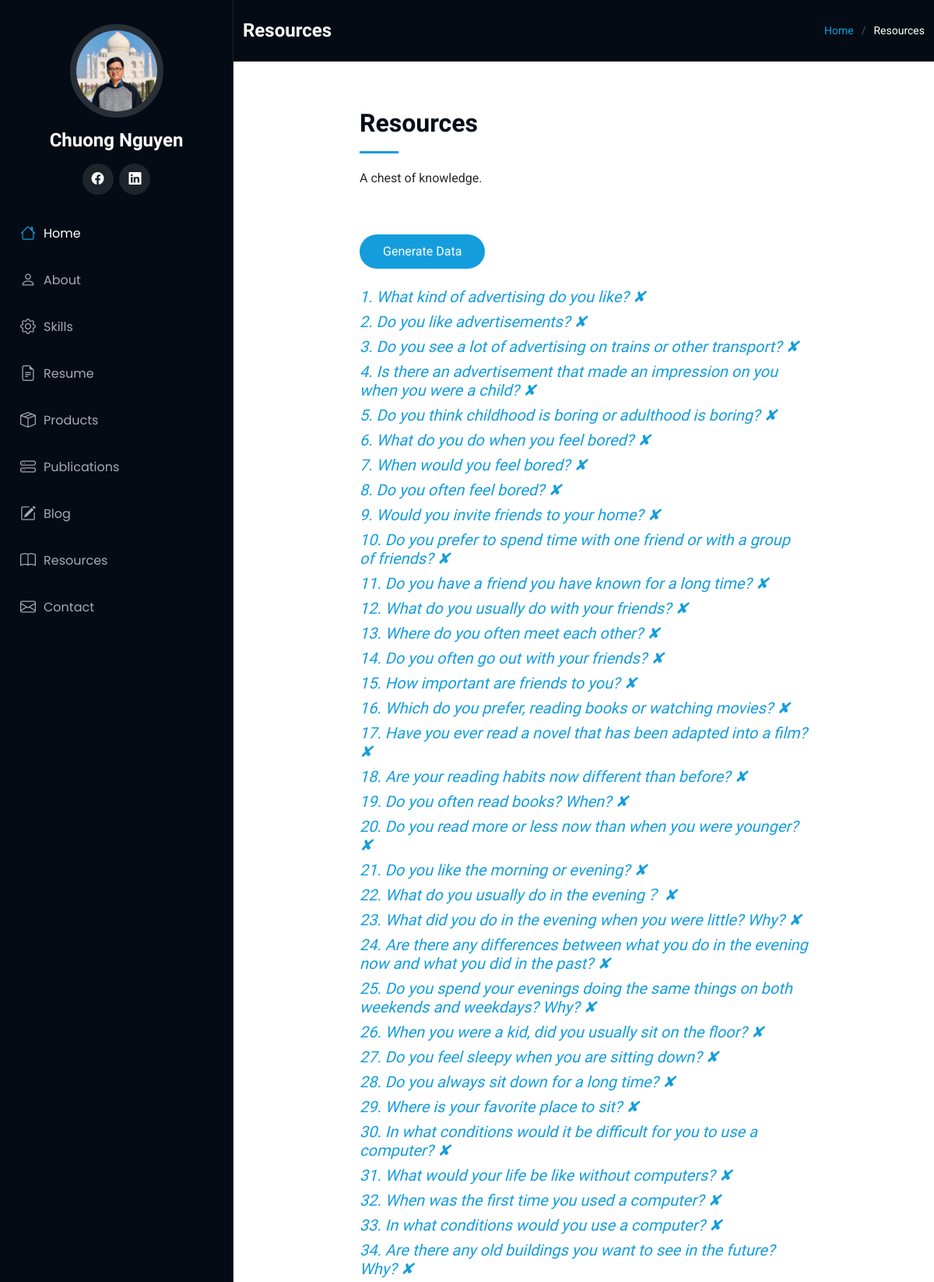
/resources (signed in, upper part), run on the app's committed database.
### main.py (models this page shows)
class SpeakingEnglish(db.Model):
    __tablename__ = "speaking"
    id: Mapped[int] = mapped_column(Integer, primary_key=True)
    topic: Mapped[str] = mapped_column(String(300), nullable=False)
    solution: Mapped[str] = mapped_column(Text, nullable=False)

### main.py (the view)
@app.route('/resources', methods=['GET', 'POST'])
def resources():
    topic_data = db.session.execute(db.select(SpeakingEnglish)).scalars()
    generate_data = GenerateButton()
    if generate_data.validate_on_submit():
        topics_bank = web_scrapping()
        with open('static/assets/files/speaking-part-one.csv', 'a', newline='') as data_file:
            writer = csv.writer(data_file)
            writer.writerow(topics_bank)
        return redirect(url_for('write_to_csv'))
    return render_template('resources.html', generate_button=generate_data, topics=topic_data, current_user=current_user)

### main.py
class GenerateButton(FlaskForm):
    generate = SubmitField('Generate Data')

### main.py (called while the page is built)
@login_manager.user_loader
def load_user(user_id):
    return db.get_or_404(User, user_id)

### templates/resources.html (shortened to what this page needs)
{% from 'bootstrap5/form.html' import render_form %}
{% extends 'base.html' %}
  {% block content %}
  <main class="main">
    <div class="page-title dark-background">
      <div class="container d-lg-flex justify-content-between align-items-center">
        <h1 class="mb-2 mb-lg-0">Resources</h1>
        <nav class="breadcrumbs">
          <ol>
            <li><a href="{{url_for('home')}}">Home</a></li>
            <li class="current">Resources</li>
          </ol>
        </nav>
      </div>
    </div>
    <section id="starter-section" class="starter-section section">
      <div class="container section-title" data-aos="fade-up">
        <div class="row">
          <div class="col-lg-8 mx-auto">
            <h2>Resources</h2>
            <p>A chest of knowledge.</p>
          </div>
        </div>
      </div>
      {% if current_user.id == 1: %}
      <div class="container">
        <div class="row">
          <div class="col-lg-8 mx-auto pb-4">
            {{render_form(generate_button)}}
          </div>
        </div>
      </div>
      {% endif %}
      {% for topic in topics:%}
      <div class="container" data-aos="fade-up">
        <div class="row">
          <div class="col-lg-8 mx-auto rounded text-body-emphasis">
            <h5 class="display-8 fst-italic"><a href="{{url_for('resource_detail', topic_id=topic.id)}}">{{topic.id}}. {{topic.topic}}</a>
            {% if current_user.id == 1:%}
              <a href="{{url_for('delete_topic', topic_id=topic.id)}}">✘</a>
            {% endif %}
            </h5>
          </div>
        </div>
      </div>
      {% endfor %}
    </section>
  </main>
  {% endblock %}

### templates/base.html (shortened to what this page needs)
<!DOCTYPE html>
<html lang="en">
<head>
  <link href="static/assets/vendor/bootstrap/css/bootstrap.min.css" rel="stylesheet">
  <link href="static/assets/vendor/bootstrap-icons/bootstrap-icons.css" rel="stylesheet">
  <link href="static/assets/vendor/aos/aos.css" rel="stylesheet">
  <link href="static/assets/vendor/glightbox/css/glightbox.min.css" rel="stylesheet">
  <link href="static/assets/vendor/swiper/swiper-bundle.min.css" rel="stylesheet">
  <link href="static/assets/css/main.css" rel="stylesheet">
</head>
<body>
  <header id="header" class="header dark-background d-flex flex-column p-3">
    <div class="profile-img">
      <img src="static/assets/img/chuong-ava.jpg" alt="" class="img-fluid rounded-circle">
    </div>
    <a href="index.html" class="logo d-flex align-items-center justify-content-center">
      <h1 class="sitename">Chuong Nguyen</h1>
    </a>
    <div class="social-links text-center">
      <a href="https://www.facebook.com/cnn1211/" class="facebook"><i class="bi bi-facebook"></i></a>
      <a href="https://www.linkedin.com/in/chuongnguyen94/" class="linkedin"><i class="bi bi-linkedin"></i></a>
    </div>
    <nav id="navmenu" class="navmenu mb-auto">
      {% if not is_not_home: %}
      <ul>
        <li><a href="#" class="active"><i class="bi bi-house navicon"></i>Home</a></li>
        <li><a href="#about"><i class="bi bi-person navicon"></i> About</a></li>
        <li><a href="#skills"><i class="bi-gear navicon"></i> Skills</a></li>
        <li><a href="#resume"><i class="bi bi-file-earmark-text navicon"></i> Resume</a></li>
        <li><a href="#portfolio"><i class="bi bi-box-seam navicon"></i> Products</a></li>
        <li><a href="#publications"><i class="bi bi-hdd-stack navicon"></i> Publications</a></li>
        <li><a href="{{url_for('show_all_posts')}}"><i class="bi bi-pencil-square navicon"></i> Blog</a></li>
        <li><a href="{{url_for('resources')}}"><i class="bi bi-book navicon"></i> Resources</a></li>
        <li><a href="#contact"><i class="bi bi-envelope navicon"></i> Contact</a></li>
      </ul>
      {% endif %}
    </nav>
  </header>
  {% block content %} {% endblock %}
</body>
</html>

### static/assets/css/main.css (style rules this page uses)
:root { --default-font: "Roboto", system-ui, -apple-system, "Segoe UI", Roboto, "Helvetica Neue", Arial, "Noto Sans", "Liberation Sans", sans-serif, "Apple Color Emoji", "Segoe UI Emoji", "Segoe UI Symbol", "Noto Color Emoji"; --heading-font: "Raleway", sans-serif; --nav-font: "Poppins", sans-serif; }
:root { --background-color: #ffffff; --default-color: #272829; --heading-color: #050d18; --accent-color: #149ddd; --surface-color: #ffffff; --contrast-color: #ffffff; }
:root { --nav-color: #a8a9b4; --nav-hover-color: #ffffff; --nav-mobile-background-color: #040b14; --nav-dropdown-background-color: #040b14; --nav-dropdown-color: #a8a9b4; --nav-dropdown-hover-color: #ffffff; }
.dark-background { --background-color: #040b14; --default-color: #ffffff; --heading-color: #ffffff; --surface-color: #151f2b; --contrast-color: #ffffff; }
:root { scroll-behavior: smooth; }
body { color: var(--default-color); background-color: var(--background-color); font-family: var(--default-font); }
a { color: var(--accent-color); text-decoration: none; transition: 0.3s; }
h1, h2, h3, h4, h5, h6 { color: var(--heading-color); font-family: var(--heading-font); }
.header { color: var(--default-color); background-color: var(--background-color); position: fixed; top: 0; left: 0; bottom: 0; padding: 0 15px; width: 300px; transition: all ease-in-out 0.3s; overflow-y: auto; z-index: 997; border-right: 1px solid color-mix(in srgb, var(--default-color), transparent 90%); }
.header .profile-img img { margin: 15px auto; display: block; width: 120px; border: 8px solid color-mix(in srgb, var(--default-color), transparent 85%); }
.header .logo { line-height: 1; margin-bottom: 15px; }
.header .logo h1 { font-size: 24px; margin: 0; font-weight: 700; color: var(--heading-color); }
.header .social-links { margin: 0 0 20px 0; }
.header .social-links a { font-size: 16px; display: inline-flex; align-items: center; justify-content: center; background: color-mix(in srgb, var(--default-color), transparent 90%); color: var(--default-color); margin: 0 2px; border-radius: 50%; text-align: center; width: 40px; height: 40px; transition: 0.3s; }
@media (min-width: 1200px) { .header~main, .header~#footer { margin-left: 300px; } }
.navmenu { padding: 0; z-index: 9997; }
.navmenu ul { list-style: none; padding: 0 0 20px 0; margin: 0; }
.navmenu a, .navmenu a:focus { color: var(--nav-color); padding: 15px 10px; font-family: var(--nav-font); font-size: 16px; font-weight: 400; display: flex; align-items: center; white-space: nowrap; transition: 0.3s; width: 100%; }
.navmenu a .navicon, .navmenu a:focus .navicon { font-size: 20px; margin-right: 10px; }
.navmenu a:hover, .navmenu .active, .navmenu .active:focus { color: var(--nav-hover-color); }
.navmenu a:hover .navicon, .navmenu .active .navicon, .navmenu .active:focus .navicon { color: var(--accent-color); }
.page-title { color: var(--default-color); background-color: var(--background-color); padding: 25px 0; position: relative; }
.page-title h1 { font-size: 24px; font-weight: 700; }
.page-title .breadcrumbs ol { display: flex; flex-wrap: wrap; list-style: none; padding: 0; margin: 0; font-size: 14px; font-weight: 400; }
.page-title .breadcrumbs ol li+li { padding-left: 10px; }
.page-title .breadcrumbs ol li+li::before { content: "/"; display: inline-block; padding-right: 10px; color: color-mix(in srgb, var(--default-color), transparent 70%); }
section, .section { color: var(--default-color); background-color: var(--background-color); padding: 60px 0; overflow: clip; }
.section-title { padding-bottom: 60px; position: relative; }
.section-title h2 { font-size: 32px; font-weight: 700; margin-bottom: 20px; padding-bottom: 20px; position: relative; }
.section-title h2:after { content: ""; position: absolute; display: block; width: 50px; height: 3px; background: var(--accent-color); left: 0; bottom: 0; }
.section-title p { margin-bottom: 0; }

### data on the page
SpeakingEnglish: id "1", topic "What kind of advertising do you like?"
SpeakingEnglish: id "2", topic "Do you like advertisements?"
SpeakingEnglish: id "3", topic "Do you see a lot of advertising on trains or other transport?"
SpeakingEnglish: id "4", topic "Is there an advertisement that made an impression on you when you were a child?"
SpeakingEnglish: id "5", topic "Do you think childhood is boring or adulthood is boring?"
SpeakingEnglish: id "6", topic "What do you do when you feel bored?"
SpeakingEnglish: id "7", topic "When would you feel bored?"
SpeakingEnglish: id "8", topic "Do you often feel bored?"
SpeakingEnglish: id "9", topic "Would you invite friends to your home?"
SpeakingEnglish: id "10", topic "Do you prefer to spend time with one friend or with a group of friends?"
SpeakingEnglish: id "11", topic "Do you have a friend you have known for a long time?"
SpeakingEnglish: id "12", topic "What do you usually do with your friends?"
SpeakingEnglish: id "13", topic "Where do you often meet each other?"
SpeakingEnglish: id "14", topic "Do you often go out with your friends?"
SpeakingEnglish: id "15", topic "How important are friends to you?"
SpeakingEnglish: id "16", topic "Which do you prefer, reading books or watching movies?"
SpeakingEnglish: id "17", topic "Have you ever read a novel that has been adapted into a film?"
SpeakingEnglish: id "18", topic "Are your reading habits now different than before?"
SpeakingEnglish: id "19", topic "Do you often read books? When?"
SpeakingEnglish: id "20", topic "Do you read more or less now than when you were younger?"
SpeakingEnglish: id "21", topic "Do you like the morning or evening?"
SpeakingEnglish: id "22", topic "What do you usually do in the evening？"
SpeakingEnglish: id "23", topic "What did you do in the evening when you were little? Why?"
SpeakingEnglish: id "24", topic "Are there any differences between what you do in the evening now and what you did in the past?"
SpeakingEnglish: id "25", topic "Do you spend your evenings doing the same things on both weekends and weekdays? Why?"
SpeakingEnglish: id "26", topic "When you were a kid, did you usually sit on the floor?"
SpeakingEnglish: id "27", topic "Do you feel sleepy when you are sitting down?"
SpeakingEnglish: id "28", topic "Do you always sit down for a long time?"
SpeakingEnglish: id "29", topic "Where is your favorite place to sit?"
SpeakingEnglish: id "30", topic "In what conditions would it be difficult for you to use a computer?"
SpeakingEnglish: id "31", topic "What would your life be like without computers?"
SpeakingEnglish: id "32", topic "When was the first time you used a computer?"
SpeakingEnglish: id "33", topic "In what conditions would you use a computer?"
SpeakingEnglish: id "34", topic "Are there any old buildings you want to see in the future? Why?"
